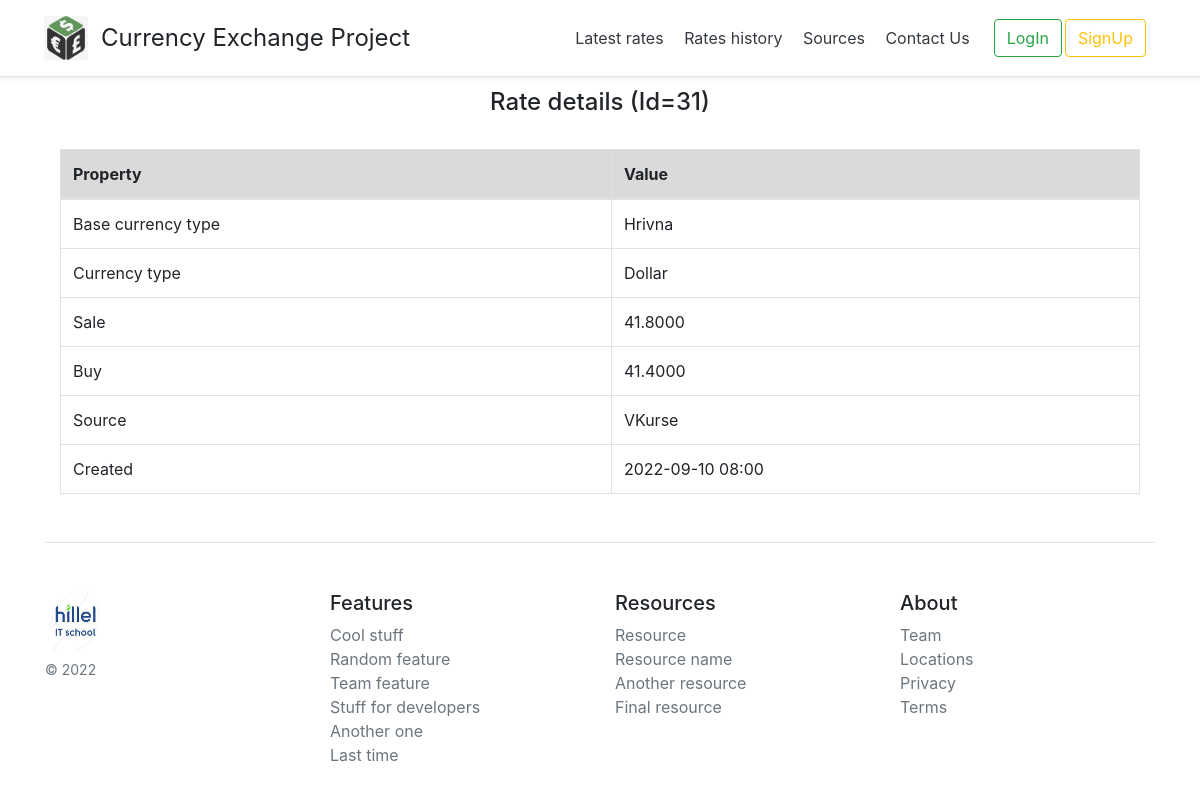
The app's page /currency/rate/details/31 with its own data.
### currency/models.py (models this page shows, shortened)
class Rate(models.Model):
    base_currency_type = models.CharField(
        max_length=3,
        choices=CarrencyType.choices,
        default=CarrencyType.CURRENCY_TYPE_UAH
    )
    currency_type = models.CharField(max_length=3, choices=CarrencyType.choices)
    sale = models.DecimalField(max_digits=10, decimal_places=4)
    buy = models.DecimalField(max_digits=10, decimal_places=4)
    source = models.ForeignKey('currency.Source',
                               on_delete=models.CASCADE,
                               related_name='rates')
    created = models.DateTimeField(auto_now_add=True)

class Source(models.Model):
    source_url = models.CharField(max_length=255)
    name = models.CharField(max_length=64, unique=True)
    code_name = models.CharField(max_length=16, unique=True)
    logo = models.FileField(upload_to=source_logo)

### currency/views.py (the view)
# urls.py: path('rate/details/<int:pk>', views.RateDetailsView.as_view(), name='rate_details'),
class RateDetailsView(generic.DetailView):
    queryset = Rate.objects.all()
    template_name = 'rate_details.html'
    @silk_profile(name='RateDetailsView: get_context_data')
    def get_context_data(self, **kwargs):
        context = super().get_context_data(**kwargs)
        context['title'] = f'Rate details (Id={self.object.id})'
        return context

### currency/templates/rate_details.html (shortened to what this page needs)
{% extends 'base.html' %}
{% block main_content %}
    {% if object %}
        <table class="table table-bordered table-hover">
            <thead>
                <tr class="table-active">
                    <th>Property</th>
                    <th>Value</th>
                </tr>
            </thead>
            <tbody>
                <tr>
                    <td>Base currency type</td>
                    <td>{{ object.get_base_currency_type_display }}</td>
                </tr>
                <tr>
                    <td>Currency type</td>
                    <td>{{ object.get_currency_type_display }}</td>
                </tr>
                <tr>
                    <td>Sale</td>
                    <td>{{ object.sale }}</td>
                </tr>
                <tr>
                    <td>Buy</td>
                    <td>{{ object.buy }}</td>
                </tr>
                <tr>
                    <td>Source</td>
                    <td>{{ object.source.name }}</td>
                </tr>
                <tr>
                    <td>Created</td>
                    <td>{{ object.created|date:'Y-m-d H:i' }}</td>
                </tr>
            </tbody>
        </table>
    {% else %}
        <p>Объект не найден!</p>p>
    {% endif %}
{% endblock main_content %}

### records on screen
Rate: base_currency_type "Hrivna", currency_type "Dollar", sale "41.8000", buy "41.4000", source.name "VKurse", created "2022-09-10 08:00"

### other values on screen
{{ title }} "Rate details (Id=31)"
